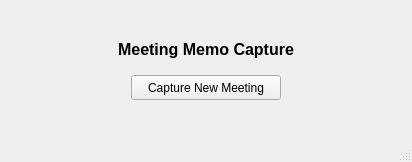
<?xml version="1.0" encoding="UTF-8"?>
<ui version="4.0">
 <class>MainWindow</class>
 <widget class="QMainWindow" name="MainWindow">
  <property name="geometry">
   <rect>
    <x>0</x>
    <y>0</y>
    <width>412</width>
    <height>162</height>
   </rect>
  </property>
  <property name="minimumSize">
   <size>
    <width>412</width>
    <height>162</height>
   </size>
  </property>
  <property name="windowTitle">
   <string>Meeting Memo Capture</string>
  </property>
  <widget class="QWidget" name="centralwidget">
   <layout class="QHBoxLayout" name="horizontalLayout">
    <item>
     <spacer name="horizontalSpacer">
      <property name="orientation">
       <enum>Qt::Horizontal</enum>
      </property>
      <property name="sizeHint" stdset="0">
       <size>
        <width>92</width>
        <height>20</height>
       </size>
      </property>
     </spacer>
    </item>
    <item>
     <layout class="QVBoxLayout" name="verticalLayout">
      <item>
       <spacer name="verticalSpacer_2">
        <property name="orientation">
         <enum>Qt::Vertical</enum>
        </property>
        <property name="sizeHint" stdset="0">
         <size>
          <width>20</width>
          <height>40</height>
         </size>
        </property>
       </spacer>
      </item>
      <item alignment="Qt::AlignHCenter">
       <widget class="QLabel" name="lblHeader">
        <property name="minimumSize">
         <size>
          <width>190</width>
          <height>20</height>
         </size>
        </property>
        <property name="maximumSize">
         <size>
          <width>250</width>
          <height>20</height>
         </size>
        </property>
        <property name="font">
         <font>
          <pointsize>12</pointsize>
          <weight>75</weight>
          <bold>true</bold>
         </font>
        </property>
        <property name="text">
         <string>Meeting Memo Capture</string>
        </property>
        <property name="alignment">
         <set>Qt::AlignCenter</set>
        </property>
       </widget>
      </item>
      <item>
       <spacer name="verticalSpacer">
        <property name="orientation">
         <enum>Qt::Vertical</enum>
        </property>
        <property name="sizeType">
         <enum>QSizePolicy::Fixed</enum>
        </property>
        <property name="sizeHint" stdset="0">
         <size>
          <width>20</width>
          <height>10</height>
         </size>
        </property>
       </spacer>
      </item>
      <item alignment="Qt::AlignHCenter">
       <widget class="QPushButton" name="btnNewMeeting">
        <property name="minimumSize">
         <size>
          <width>150</width>
          <height>25</height>
         </size>
        </property>
        <property name="maximumSize">
         <size>
          <width>150</width>
          <height>25</height>
         </size>
        </property>
        <property name="layoutDirection">
         <enum>Qt::LeftToRight</enum>
        </property>
        <property name="text">
         <string>Capture New Meeting</string>
        </property>
       </widget>
      </item>
      <item>
       <spacer name="verticalSpacer_3">
        <property name="orientation">
         <enum>Qt::Vertical</enum>
        </property>
        <property name="sizeHint" stdset="0">
         <size>
          <width>20</width>
          <height>40</height>
         </size>
        </property>
       </spacer>
      </item>
     </layout>
    </item>
    <item>
     <spacer name="horizontalSpacer_2">
      <property name="orientation">
       <enum>Qt::Horizontal</enum>
      </property>
      <property name="sizeHint" stdset="0">
       <size>
        <width>92</width>
        <height>20</height>
       </size>
      </property>
     </spacer>
    </item>
   </layout>
  </widget>
  <widget class="QMenuBar" name="menubar">
   <property name="geometry">
    <rect>
     <x>0</x>
     <y>0</y>
     <width>412</width>
     <height>21</height>
    </rect>
   </property>
  </widget>
  <widget class="QStatusBar" name="statusbar"/>
 </widget>
 <resources/>
 <connections/>
</ui>
